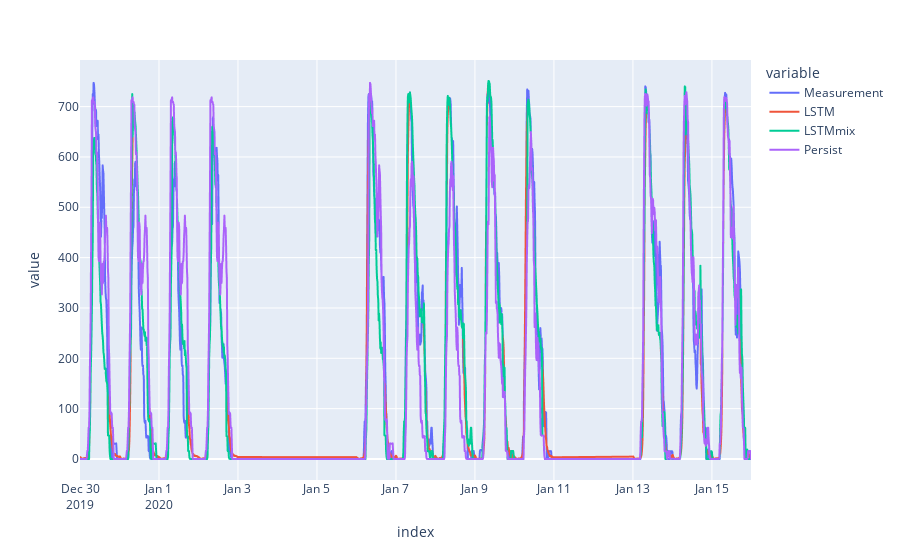

Here is the notebook cell this chart was saved with:
### Code cell
pd.options.plotting.backend = 'plotly'
test.plot()

### Figure 1 — Plotly figure (JSON) as saved in the notebook; plotly's stock layout.template omitted (floating-point values rounded to 4 significant figures; data arrays with more than 128 entries replaced by an {"elided": "..."} marker saying what was removed)
{"data": [{"hovertemplate": "variable=Measurement<br>index=%{x}<br>value=%{y}<extra></extra>", "legendgroup": "Measurement", "line": {"color": "#636efa", "dash": "solid"}, "marker": {"symbol": "circle"}, "mode": "lines", "name": "Measurement", "showlegend": true, "type": "scattergl", "x": {"elided": "1152 str values"}, "xaxis": "x", "y": {"elided": "1152 float values"}, "yaxis": "y"}, {"hovertemplate": "variable=LSTM<br>index=%{x}<br>value=%{y}<extra></extra>", "legendgroup": "LSTM", "line": {"color": "#EF553B", "dash": "solid"}, "marker": {"symbol": "circle"}, "mode": "lines", "name": "LSTM", "showlegend": true, "type": "scattergl", "x": {"elided": "1152 str values"}, "xaxis": "x", "y": {"elided": "1152 float values"}, "yaxis": "y"}, {"hovertemplate": "variable=LSTMmix<br>index=%{x}<br>value=%{y}<extra></extra>", "legendgroup": "LSTMmix", "line": {"color": "#00cc96", "dash": "solid"}, "marker": {"symbol": "circle"}, "mode": "lines", "name": "LSTMmix", "showlegend": true, "type": "scattergl", "x": {"elided": "1152 str values"}, "xaxis": "x", "y": {"elided": "1152 float values"}, "yaxis": "y"}, {"hovertemplate": "variable=Persist<br>index=%{x}<br>value=%{y}<extra></extra>", "legendgroup": "Persist", "line": {"color": "#ab63fa", "dash": "solid"}, "marker": {"symbol": "circle"}, "mode": "lines", "name": "Persist", "showlegend": true, "type": "scattergl", "x": {"elided": "1152 str values"}, "xaxis": "x", "y": {"elided": "1152 float values"}, "yaxis": "y"}], "layout": {"legend": {"title": {"text": "variable"}, "tracegroupgap": 0}, "margin": {"t": 60}, "xaxis": {"anchor": "y", "domain": [0, 1], "title": {"text": "index"}}, "yaxis": {"anchor": "x", "domain": [0, 1], "title": {"text": "value"}}}}
